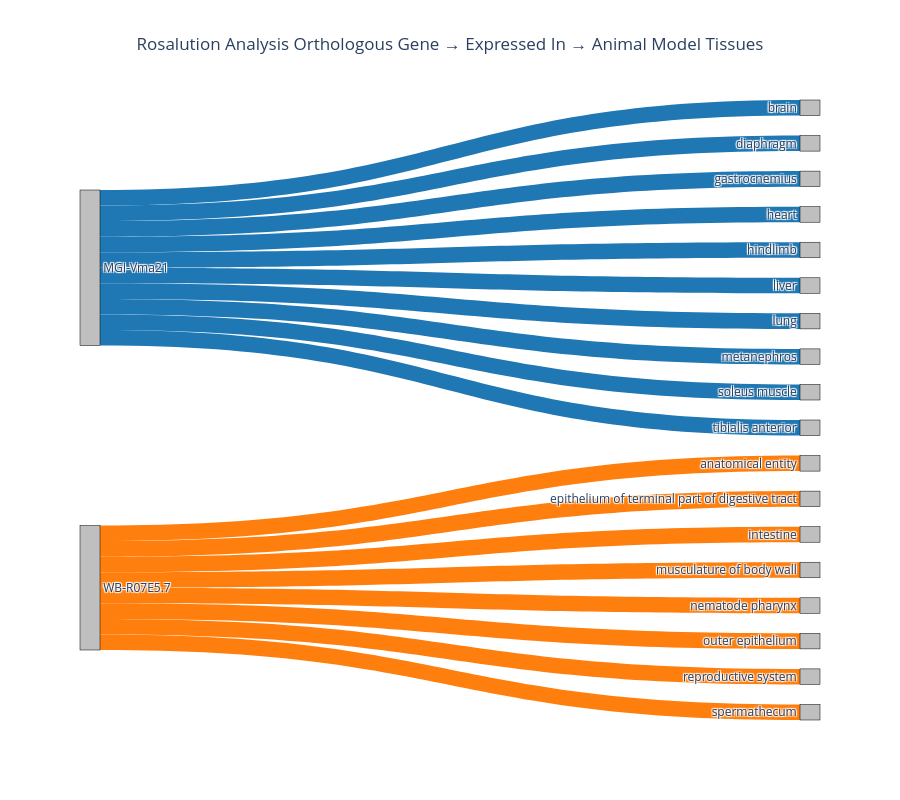

The notebook cell this image was saved under:
### Markdown cell above
### Analysis' HPO Terms Mapped To Orthologous Genes and Tissues Expressed In

### Code cell
from core.api.monarch import MonarchKnowledgeGraph
from core.visualization.anatomy import sankey_gene_to_expressed_in_anatomy
import json

gene_list = test_omic_units['gene']
annotations_cache = {}
orthologous_gene_expression_in = {}

for gene in gene_list:
    annotations_cache[gene] = rosalution_test_example.get_annotations('gene', gene)
    gene_hgnc_id = rosalution_test_example.get_annotation('gene', gene, 'HGNC_ID')
    orthologous_gene_expression_in[gene] = MonarchKnowledgeGraph.orthologous_gene_expression_of_tissue(gene_hgnc_id)
    sankey_plot = sankey_gene_to_expressed_in_anatomy( orthologous_gene_expression_in[gene])
    sankey_plot.show()

### Figure 1 — Plotly figure (JSON) as saved in the notebook; plotly's stock layout.template omitted (floating-point values rounded to 4 significant figures)
{"data": [{"arrangement": "snap", "link": {"color": ["rgba(255,127,14,1.00)", "rgba(255,127,14,1.00)", "rgba(255,127,14,1.00)", "rgba(255,127,14,1.00)", "rgba(255,127,14,1.00)", "rgba(255,127,14,1.00)", "rgba(255,127,14,1.00)", "rgba(255,127,14,1.00)", "rgba(31,119,180,1.00)", "rgba(31,119,180,1.00)", "rgba(31,119,180,1.00)", "rgba(31,119,180,1.00)", "rgba(31,119,180,1.00)", "rgba(31,119,180,1.00)", "rgba(31,119,180,1.00)", "rgba(31,119,180,1.00)", "rgba(31,119,180,1.00)", "rgba(31,119,180,1.00)"], "customdata": ["WB<br>→ musculature of body wall", "WB<br>→ intestine", "WB<br>→ outer epithelium", "WB<br>→ nematode pharynx", "WB<br>→ anatomical entity", "WB<br>→ epithelium of terminal part of digestive tract", "WB<br>→ reproductive system", "WB<br>→ spermathecum", "MGI<br>→ liver", "MGI<br>→ lung", "MGI<br>→ heart", "MGI<br>→ tibialis anterior", "MGI<br>→ soleus muscle", "MGI<br>→ gastrocnemius", "MGI<br>→ diaphragm", "MGI<br>→ metanephros", "MGI<br>→ brain", "MGI<br>→ hindlimb"], "hovertemplate": "%{customdata}<extra></extra>", "source": [1, 1, 1, 1, 1, 1, 1, 1, 0, 0, 0, 0, 0, 0, 0, 0, 0, 0], "target": [13, 9, 15, 14, 2, 5, 16, 18, 10, 11, 7, 19, 17, 6, 4, 12, 3, 8], "value": [1, 1, 1, 1, 1, 1, 1, 1, 1, 1, 1, 1, 1, 1, 1, 1, 1, 1]}, "node": {"color": ["#BFBFBF", "#BFBFBF", "#BFBFBF", "#BFBFBF", "#BFBFBF", "#BFBFBF", "#BFBFBF", "#BFBFBF", "#BFBFBF", "#BFBFBF", "#BFBFBF", "#BFBFBF", "#BFBFBF", "#BFBFBF", "#BFBFBF", "#BFBFBF", "#BFBFBF", "#BFBFBF", "#BFBFBF", "#BFBFBF"], "label": ["MGI-Vma21", "WB-R07E5.7", "anatomical entity", "brain", "diaphragm", "epithelium of terminal part of digestive tract", "gastrocnemius", "heart", "hindlimb", "intestine", "liver", "lung", "metanephros", "musculature of body wall", "nematode pharynx", "outer epithelium", "reproductive system", "soleus muscle", "spermathecum", "tibialis anterior"], "line": {"color": "black", "width": 0.5}, "pad": 20, "thickness": 20}, "type": "sankey"}], "layout": {"font": {"size": 12}, "height": 800, "title": {"text": "Rosalution Analysis Orthologous Gene → Expressed In → Animal Model Tissues", "x": 0.5}}}
